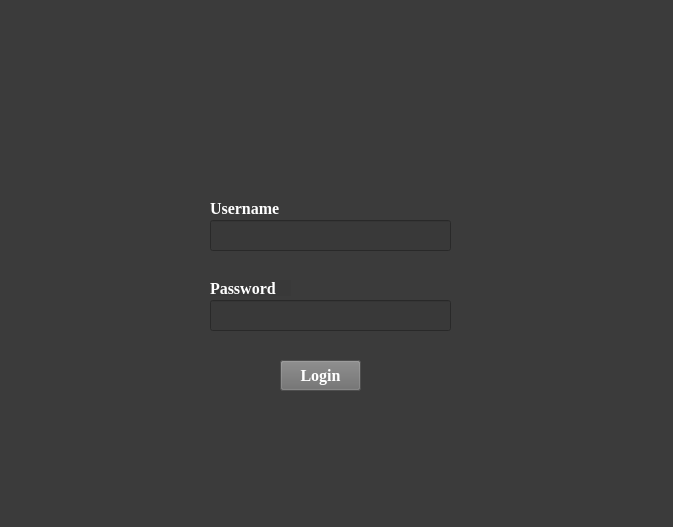
<?xml version="1.0" encoding="UTF-8"?>
<ui version="4.0">
 <class>MainWindow</class>
 <widget class="QMainWindow" name="MainWindow">
  <property name="geometry">
   <rect>
    <x>0</x>
    <y>0</y>
    <width>673</width>
    <height>527</height>
   </rect>
  </property>
  <property name="font">
   <font>
    <family>Times New Roman</family>
    <pointsize>12</pointsize>
    <weight>75</weight>
    <bold>true</bold>
   </font>
  </property>
  <property name="windowTitle">
   <string>MainWindow</string>
  </property>
  <property name="styleSheet">
   <string notr="true">background-color: rgb(59, 59, 59);</string>
  </property>
  <widget class="QWidget" name="centralwidget">
   <widget class="QPushButton" name="pushButton">
    <property name="geometry">
     <rect>
      <x>280</x>
      <y>360</y>
      <width>81</width>
      <height>31</height>
     </rect>
    </property>
    <property name="font">
     <font>
      <family>Times New Roman</family>
      <pointsize>12</pointsize>
      <weight>75</weight>
      <bold>true</bold>
     </font>
    </property>
    <property name="styleSheet">
     <string notr="true">background-color: rgb(109, 109, 109);
color: rgb(255, 255, 255);</string>
    </property>
    <property name="text">
     <string>Login</string>
    </property>
   </widget>
   <widget class="QLineEdit" name="lineEdit">
    <property name="geometry">
     <rect>
      <x>210</x>
      <y>220</y>
      <width>241</width>
      <height>31</height>
     </rect>
    </property>
    <property name="styleSheet">
     <string notr="true">background-color: rgb(57, 57, 57);</string>
    </property>
    <property name="text">
     <string/>
    </property>
   </widget>
   <widget class="QLineEdit" name="lineEdit_2">
    <property name="geometry">
     <rect>
      <x>210</x>
      <y>300</y>
      <width>241</width>
      <height>31</height>
     </rect>
    </property>
    <property name="styleSheet">
     <string notr="true">background-color: rgb(57, 57, 57);</string>
    </property>
    <property name="text">
     <string/>
    </property>
   </widget>
   <widget class="QLabel" name="label">
    <property name="geometry">
     <rect>
      <x>210</x>
      <y>200</y>
      <width>71</width>
      <height>16</height>
     </rect>
    </property>
    <property name="font">
     <font>
      <family>Times New Roman</family>
      <pointsize>12</pointsize>
      <weight>75</weight>
      <bold>true</bold>
     </font>
    </property>
    <property name="styleSheet">
     <string notr="true">color: rgb(255, 255, 255);
background-color: rgb(59,59,59);</string>
    </property>
    <property name="text">
     <string>Username</string>
    </property>
   </widget>
   <widget class="QLabel" name="label_2">
    <property name="geometry">
     <rect>
      <x>210</x>
      <y>280</y>
      <width>81</width>
      <height>16</height>
     </rect>
    </property>
    <property name="font">
     <font>
      <family>Times New Roman</family>
      <pointsize>12</pointsize>
      <weight>75</weight>
      <bold>true</bold>
     </font>
    </property>
    <property name="styleSheet">
     <string notr="true">background-color: rgb(57, 57, 57);
color: rgb(255, 255, 255);</string>
    </property>
    <property name="text">
     <string>Password</string>
    </property>
   </widget>
   <widget class="QLabel" name="label_3">
    <property name="geometry">
     <rect>
      <x>280</x>
      <y>80</y>
      <width>81</width>
      <height>81</height>
     </rect>
    </property>
    <property name="frameShadow">
     <enum>QFrame::Raised</enum>
    </property>
    <property name="midLineWidth">
     <number>-3</number>
    </property>
    <property name="text">
     <string/>
    </property>
    <property name="textFormat">
     <enum>Qt::PlainText</enum>
    </property>
    <property name="pixmap">
     <pixmap>user.jpg</pixmap>
    </property>
    <property name="scaledContents">
     <bool>true</bool>
    </property>
   </widget>
  </widget>
  <widget class="QStatusBar" name="statusbar"/>
 </widget>
 <resources/>
 <connections/>
</ui>
